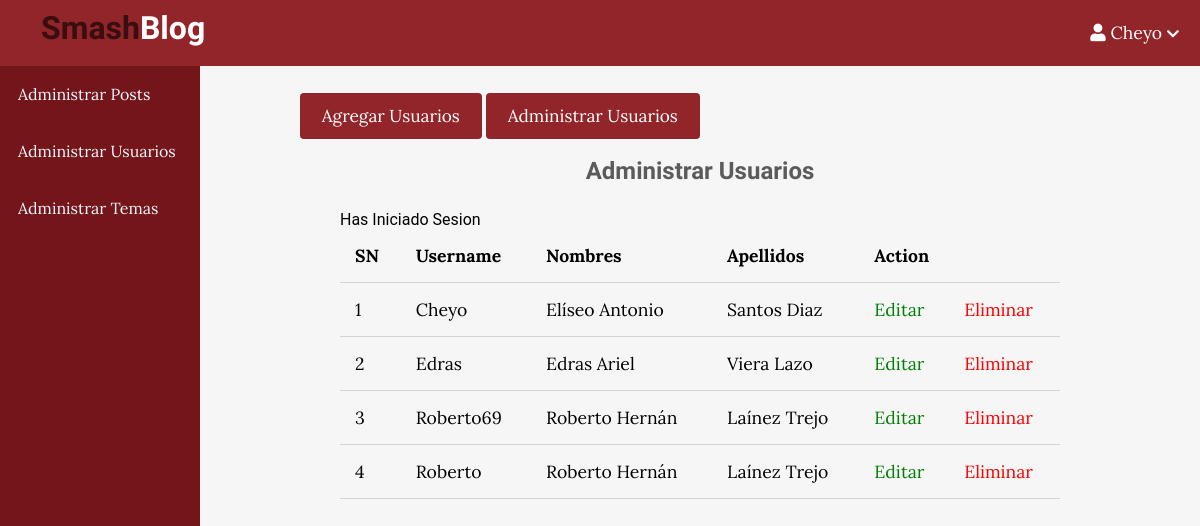
/admin/users/index.php (signed in), run on the app's committed database.
### tables this page shows
CREATE TABLE `users2` (
  `id` int(11) NOT NULL,
  `admin` tinyint(4) NOT NULL,
  `username` varchar(255) NOT NULL,
  `email` varchar(255) NOT NULL,
  `password` varchar(255) NOT NULL,
  `created_at` timestamp NOT NULL DEFAULT current_timestamp(),
  `nombres` varchar(255) NOT NULL,
  `apellidos` varchar(255) NOT NULL
);

### controllers/user.php (called while the page is built, shortened)
<?php
include(ROOT_PATH . "/database/db.php");
$table = 'users2';
$admin_users = selectAll($table);

### database/db.php (called while the page is built, shortened)
<?php
require('config.php');
function selectAll($table, $conditions = [])
{
    global $conn;
    $sql = "SELECT * FROM $table";
    if(empty($conditions)){
        $stmt = $conn->prepare($sql);
        $stmt->execute();
        $records = $stmt->get_result()->fetch_all(MYSQLI_ASSOC);
        return $records;
    }
}
?>

### admin/users/index.php (the view, shortened to what this page needs)
<?php include(ROOT_PATH . "/controllers/user.php");
?>
<!DOCTYPE html>
<html lang="en">
    <head>
        <link rel="stylesheet"
            href="https://use.fontawesome.com/releases/v5.7.2/css/all.css"
>
        <link rel="stylesheet" href="../../styles/style.css">
        <link rel="stylesheet" href="../../styles/admin1.css">
    </head>
    <body>
        <?php include("../../includes/adminNav.php");?>
        <div class="admin-wrapper">
            <?php include("../../includes/adminSidebar.php");?>
            <div class="admin-content">
                <div class="button-group">
                    <a href="create.php" class="btn btn-big">Agregar Usuarios</a>
                    <a href="index.php" class="btn btn-big">Administrar Usuarios</a>
                </div>
                <div class="content">
                    <h2 class="page-title">Administrar Usuarios</h2>
                    <?php include("../../includes/mensajes.php"); ?>
                    <table>
                        <thead>
                            <th>SN</th>
                            <th>Username</th>
                            <th>Nombres</th>
                            <th>Apellidos</th>
                            <th colspan="2">Action</th>
                        </thead>
                        <tbody>
                            <?php foreach($admin_users as $key => $user): ?>
                            <tr>
                                <td><?php echo $key + 1; ?></td>
                                <td><?php echo $user['username']; ?></td>
                                <td><?php echo $user['nombres']; ?></td>
                                <td><?php echo $user['apellidos']; ?></td>
                                <td><a href="edit.php?id=<?php echo $user['id']; ?>" class="edit">Editar</a></td>
                                <td><a href="index.php?delete_id=<?php echo $user['id']; ?>" class="delete">Eliminar</a></td>
                            </tr>
                            <?php endforeach;?>
                        </tbody>
                    </table>
                </div>
            </div>
        </div>
    </body>
</html>

### styles/style.css (style rules this page uses)
* { box-sizing: border-box }
html, body { height: 100%; padding: 0px; margin: 0px; background: #f6f6f6; font-family: 'Lora', serif; }
h1, h2, h3, h4, h5, h6 { font-family: 'Candal', serif; color: #5c5b5b; margin: 5px; }
a { text-decoration: none; color: inherit; }
.btn { padding: .5rem 1rem; background: #92252a; color: white; border: 1px solid transparent; border-radius: .25rem; font-size: 1.08em; font-family: 'Lora', serif; }
.btn-big { padding: .7rem 1.3rem; line-height: 1.3rem; }
.content { width: 90%; margin: 30px auto 30px; }

### styles/admin1.css (style rules this page uses)
.admin-wrapper { display: flex; height: calc(100% - 66px); }
.admin-wrapper .admin-content { flex: 8; height: 100%; padding: 40px 100px 100px; overflow-y: scroll; }
.admin-content .page-title { text-align: center; margin-bottom: 1.5rem; }
table { width: 100%; border-collapse: collapse; font-size: 1.1rem; }
th, td { padding: 15px; text-align: left; border-bottom: 1px solid #d3d3d3; }
.edit { color: green; }
.delete { color: red; }

### data on the page
users2: username "Cheyo", nombres "Elíseo Antonio", apellidos "Santos Diaz"
users2: username "Edras", nombres "Edras Ariel", apellidos "Viera Lazo"
users2: username "Roberto69", nombres "Roberto Hernán", apellidos "Laínez Trejo"
users2: username "Roberto", nombres "Roberto Hernán", apellidos "Laínez Trejo"

### other printed values
$_SESSION['username'] "Cheyo"
$_SESSION['mensaje'] "Has Iniciado Sesion"
